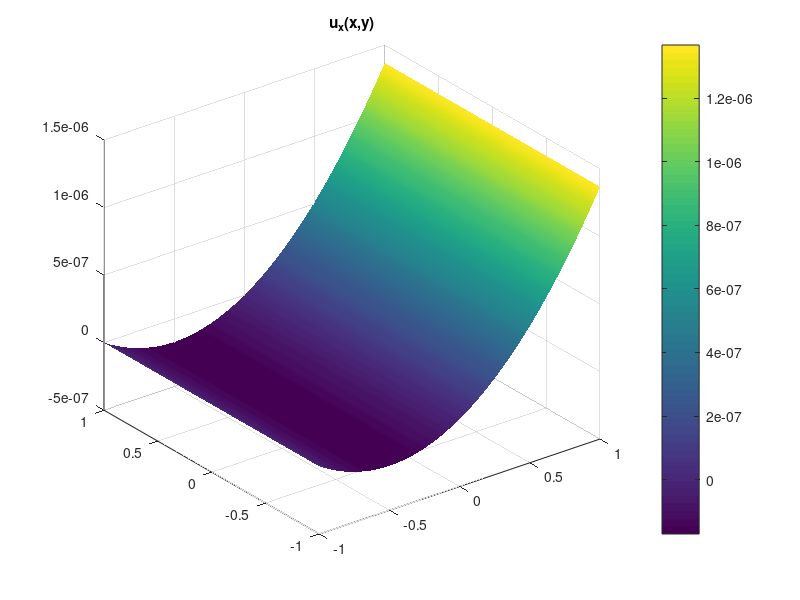
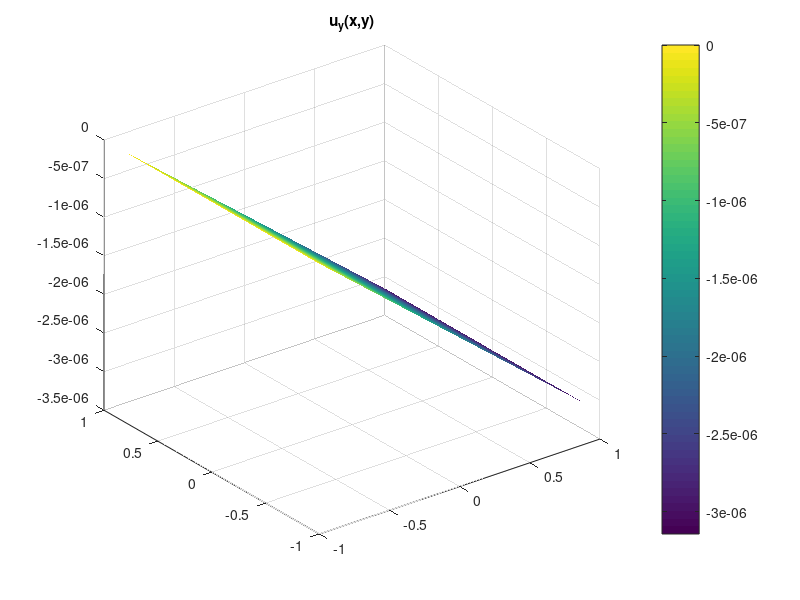
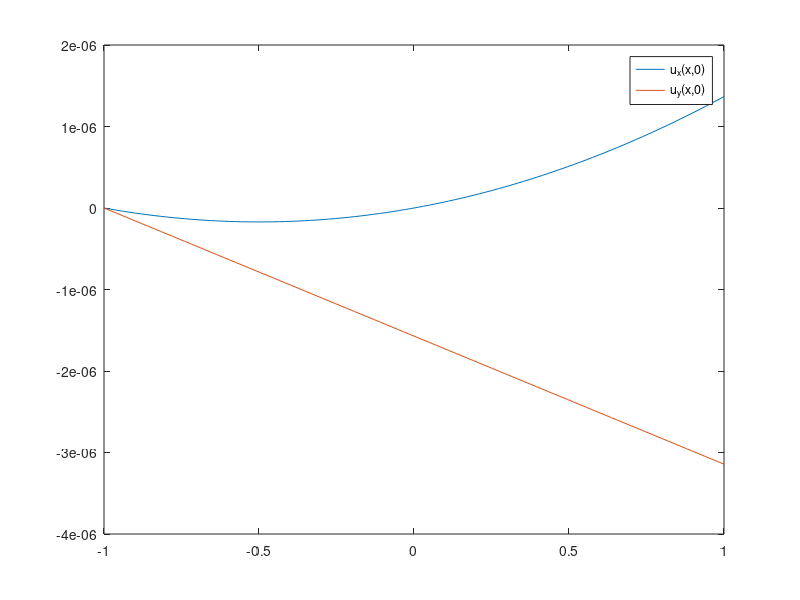

These charts were generated, in order, by the following MATLAB code: (Note: this script raises an error after producing the figures.)
function [ux_N, uy_N] = q2()
%% Global variables
global E nu alpha beta dg_ijdx dg_ijdy

%% Physical problem parameters
E = 1.18e11; % Young's modulus for titanium Ti-6Al-2Nb-1Ta-0.8Mo [N/m^2]
nu = 0.31;   % Poisson's ratio for Titanium Ti-6Al-2Nb-1Ta-0.8Mo
alpha = E/(1-nu^2);
beta = (1-nu)/2;
% syms E nu alpha beta; % uncomment to calculate M analytically

%% Function handles for the bilinear basis functions and their derivatives
% Cell array with function handles for the four g_ij basis functions.
% i,j = 1 corresponds to the - subscript. i,j = 2 to the + subscript.
% E.g. g_ij{2,1} returns the g_+- function handle.
g_ij = {@(x,y) (1+x).*(1+y)./4, @(x,y) (1+x).*(1-y)./4;  % g_--, g_-+
        @(x,y) (1-x).*(1+y)./4, @(x,y) (1-x).*(1-y)./4}; % g_+-, g_++

g_ij_gen = {@(x,y,x0,y0,a,b)  (x-(x0-a))*(y-(y0-a))/(4*a*b), ...
            @(x,y,x0,y0,a,b) -(x-(x0+a))*(y-(y0-a))/(4*a*b);
            @(x,y,x0,y0,a,b) -(x-(x0-a))*(y-(y0+a))/(4*a*b), ...
            @(x,y,x0,y0,a,b)  (x-(x0+a))*(y-(y0+a))/(4*a*b)};
    
% Function handles for the x-derivatives of the basis functions g_ij.
% Note: Returned function handles are still multivariate (x,y) to remain
% compatible with our 2D Gauss-Legendre quadrature function, which
% integrates them over the unit square.
dg_ijdx = {@(x,y)  (1+y)/4, @(x,y)  (1-y)/4;  % dg_--/dx, dg_-+/dx
           @(x,y) -(1+y)/4, @(x,y) -(1-y)/4}; % dg_+-/dx, dg_++/dx

% Function handles for the y-derivatives of the basis functions g_ij.
dg_ijdy = {@(x,y) (1+x)/4, @(x,y) -(1+x)/4;  % dg_--/dy, dg_-+/dy
           @(x,y) (1-x)/4, @(x,y) -(1-x)/4}; % dg_+-/dy, dg_++/dy

%% Problem 2(a): single element (unit square) beam under stress
% Build M matrix block by block.
M = zeros(8,8);
% M = sym('M', [8 8]);  % uncomment to calculate M analytically
for gamma=1:4
    for delta=1:4
        M(2*gamma-1:2*gamma, 2*delta-1:2*delta) = B(gamma, delta);
    end
end

% Build right hand side vector containing the forces.
F_delta = 8e4; % [N/m^2]

b = zeros(8,1);
g_11 = g_ij{1,1};
b(2) = -F_delta * g_11(1,0);
g_12 = g_ij{1,2};
b(4) = -F_delta * g_12(1,0);
g_21 = g_ij{2,1};
b(6) = -F_delta * g_21(1,0);
g_22 = g_ij{2,2};
b(8) = -F_delta * g_22(1,0);

% Imposing that u_x = 0 and u_y = 0 for x=-1, -1<=y<=1 is equivalent to imposing
% that a_+-, a_++, b+-, and b_++ all equal zero. So we are just interested in
% solving the top left 4x4 system of linear equations.
M2a = M(1:4,1:4);
b2a = b(1:4);
a2a = M2a \ b2a;

% Calculate and plot deflection fields from the a_ij, b_ij coefficients.
ux = @(x,y) a2a(1).*g_ij{1,1}(x,y) + a2a(3).*g_ij{1,2}(x,y);
uy = @(x,y) a2a(2).*g_ij{1,1}(x,y) + a2a(4).*g_ij{1,2}(x,y);
x = repmat(linspace(-1,1,100),[100,1]);
y = repmat(linspace(-1,1,100),[100,1]);
ux_xy = ux(x,y);
uy_xy = uy(x,y);

figure;
surf(x, y', ux_xy); shading interp; colorbar; title('u_x(x,y)');

figure;
surf(x, y', uy_xy); shading interp; colorbar; title('u_y(x,y)');

figure;
plot(x(end/2,:), ux_xy(end/2,:)', x(end/2,:), uy_xy(end/2,:)');
legend('u_x(x,0)', 'u_y(x,0)');

%% Problem 2(b): rectangular beam (composed of N elements) under stress
N = 10;

M2b = zeros(4*(N+1), 4*(N+1));
for n=2:N
    M2b(4*n-3:4*n+4, 4*n-3:4*n+4) = fliplr(flipud(M));
end

b2b = zeros(4*N+4,1);
% b2b(end) = -F_delta * g_11(1,0);
% b2b(end-2) = -F_delta * g_12(1,0);
% b2b(end-4) = -F_delta * g_21(1,0);
% b2b(end-6) = -F_delta * g_22(1,0);

b2b(end-6) = -F_delta * g_11(1,0);
b2b(end-4) = -F_delta * g_12(1,0);
b2b(end-2) = -F_delta * g_21(1,0);
b2b(end) = -F_delta * g_22(1,0);

a2b = zeros(4*N+4,1);
a2b(5:end) = M2b(5:end, 5:end) \ b2b(5:end);

ux_N = [];
uy_N = [];

for n=1:N
    a_n = a2b(4*n-3:4*n+4);
    aij = a_n(1:2:7);
    bij = a_n(2:2:8);
 
    x0 = 2*n-1; y0 = 0;
    a = 1; b = 1;
    ux = @(x,y,x0,y0,a,b) aij(4).*g_ij_gen{1,1}(x,y,x0,y0,a,b) ...
                        + aij(3).*g_ij_gen{1,2}(x,y,x0,y0,a,b) ...
                        + aij(2).*g_ij_gen{2,1}(x,y,x0,y0,a,b) ...
                        + aij(1).*g_ij_gen{2,2}(x,y,x0,y0,a,b);
    
    
    uy = @(x,y) bij(4).*g_ij{1,1}(x,y) + bij(3).*g_ij{1,2}(x,y) + bij(2).*g_ij{2,1}(x,y) + bij(1).*g_ij{2,2}(x,y);
    
    x = repmat(linspace(0,2,100), [100,1]);
    y = repmat(linspace(-1,1,100), [100,1]);
    
    ux_N = [ux_N; ux(x,y)];
    uy_N = [uy_N; uy(x,y)];
end
end

%% Gauss-Legendre quadrature integration
function integral = gauss_legendre_quadrature_2D(f, x1, x2, y1, y2)
% Integrate the function f(x,y) over the domain [x1,x2]x[y1,y2] using
% Gaussian quadrature with a unit weighing function \omega(x,y)=1 so the
% associated polynomials are the Legendre polynomials and thus the method
% is known as Gauss-Legendre quadrature with two quadrature points for each
% spatial dimension as we only need to integrate bilinear functions.
    scaled_f = @(x,y) f((x2-x1)*x/2 + (x1+x2)/2, (y2-y1)*y/2 + (y1+y2)/2);
    integral = (x2-x1)*(y2-y1)/4 * ...
               ( scaled_f(-1/sqrt(3), -1/sqrt(3)) ...
               + scaled_f(-1/sqrt(3), 1/sqrt(3)) ...
               + scaled_f(1/sqrt(3), -1/sqrt(3)) ...
               + f(1/sqrt(3), 1/sqrt(3)) );
end

%% Interface for looking up derivatives of the bilinear basis functions.
function dg = dg(i,j,m)
% Returns the function handle corresponding to the m derivative of the g_ij
% basis function, that is dg_ij/dx_m. i,j can take on the values {1,2} where 1
% corresponds to the - subscript, 2 to the + subscript. m can take on the string
% values {'x','y'}.

    assert(i==1 || i==2, 'Invalid value for i, not 1 (-) or 2 (+)!')
    assert(j==1 || j==2, 'Invalid value for j, not 1 (-) or 2 (+)!')
    assert(m=='x' || m=='y', 'Invalid value for m, not ''x'' or ''y''!')

    global dg_ijdx dg_ijdy

    if m == 'x'
        dg = dg_ijdx{i,j};
    elseif m == 'y'
        dg = dg_ijdy{i,j};
    end
end

%% Implementation of the rank-6 G_ijkl^mn tensor-like symbol.
function G = G(i,j,k,l,m,n)
    global alpha
    assert(i==1 || i==2, 'Invalid value for i, not 1 (-) or 2 (+)!')
    assert(j==1 || j==2, 'Invalid value for j, not 1 (-) or 2 (+)!')
    assert(k==1 || k==2, 'Invalid value for k, not 1 (-) or 2 (+)!')
    assert(l==1 || l==2, 'Invalid value for l, not 1 (-) or 2 (+)!')
    assert(m=='x' || m=='y', 'Invalid value for m, not ''x'' or ''y''!')
    assert(n=='x' || n=='y', 'Invalid value for m, not ''x'' or ''y''!')

    dg1 = dg(i,j,m);
    dg2 = dg(k,l,n);
    integrand = @(x,y) alpha*dg1(x,y)*dg2(x,y);
    G = gauss_legendre_quadrature_2D(integrand, -1, 1, -1, 1);
end

%% Generates and returns the 2x2 block matrices B_gamma,delta.
function B = B(gamma, delta)
    global nu beta

    four2two = {[1,1], [1,2], [2,1], [2,2]};
    [i,j] = deal(four2two{gamma}(1), four2two{gamma}(2));
    [k,l] = deal(four2two{delta}(1), four2two{delta}(2));

    B_11 = G(i,j,k,l,'x','x') + beta*G(i,j,k,l,'y','y');
    B_12 = nu*G(i,j,k,l,'x','y') + beta*G(i,j,k,l,'y','x');
    B_21 = beta*G(i,j,k,l,'x','y') + nu*G(i,j,k,l,'y','x');
    B_22 = beta*G(i,j,k,l,'x','x') + G(i,j,k,l,'y','y');

    B = [B_11, B_12; B_21, B_22];
end